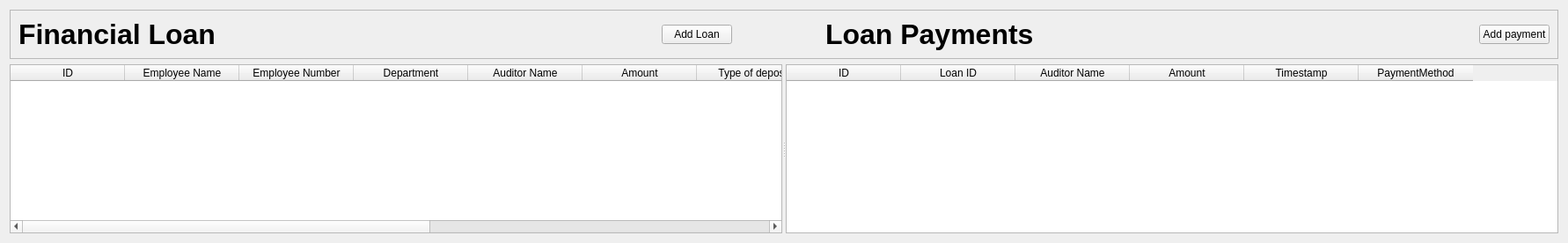
      <widget class="QWidget" name="Financial_Tab_2">
       <attribute name="title">
        <string>Financial</string>
       </attribute>
       <layout class="QGridLayout" name="gridLayout_10">
        <item row="0" column="0">
         <widget class="QFrame" name="frame_11">
          <property name="sizePolicy">
           <sizepolicy hsizetype="Preferred" vsizetype="Fixed">
            <horstretch>0</horstretch>
            <verstretch>0</verstretch>
           </sizepolicy>
          </property>
          <property name="frameShape">
           <enum>QFrame::StyledPanel</enum>
          </property>
          <property name="frameShadow">
           <enum>QFrame::Raised</enum>
          </property>
          <layout class="QHBoxLayout" name="horizontalLayout_9">
           <item>
            <widget class="QLabel" name="FinancialLoans_TitleOf_Table_7">
             <property name="sizePolicy">
              <sizepolicy hsizetype="Preferred" vsizetype="Fixed">
               <horstretch>0</horstretch>
               <verstretch>0</verstretch>
              </sizepolicy>
             </property>
             <property name="font">
              <font>
               <pointsize>24</pointsize>
               <weight>75</weight>
               <bold>true</bold>
              </font>
             </property>
             <property name="text">
              <string>Financial Loan</string>
             </property>
            </widget>
           </item>
           <item>
            <spacer name="horizontalSpacer_73">
             <property name="orientation">
              <enum>Qt::Horizontal</enum>
             </property>
             <property name="sizeType">
              <enum>QSizePolicy::Expanding</enum>
             </property>
             <property name="sizeHint" stdset="0">
              <size>
               <width>500</width>
               <height>10</height>
              </size>
             </property>
            </spacer>
           </item>
           <item>
            <widget class="QPushButton" name="Add_FinanciaLoan_Button_6">
             <property name="text">
              <string>Add Loan</string>
             </property>
            </widget>
           </item>
           <item>
            <spacer name="horizontalSpacer_58">
             <property name="orientation">
              <enum>Qt::Horizontal</enum>
             </property>
             <property name="sizeType">
              <enum>QSizePolicy::Fixed</enum>
             </property>
             <property name="sizeHint" stdset="0">
              <size>
               <width>100</width>
               <height>20</height>
              </size>
             </property>
            </spacer>
           </item>
           <item>
            <widget class="QLabel" name="LoanPayments_TitleOf_Table_8">
             <property name="sizePolicy">
              <sizepolicy hsizetype="Fixed" vsizetype="Fixed">
               <horstretch>0</horstretch>
               <verstretch>0</verstretch>
              </sizepolicy>
             </property>
             <property name="font">
              <font>
               <pointsize>24</pointsize>
               <weight>75</weight>
               <bold>true</bold>
              </font>
             </property>
             <property name="text">
              <string>Loan Payments</string>
             </property>
            </widget>
           </item>
           <item>
            <spacer name="horizontalSpacer_74">
             <property name="orientation">
              <enum>Qt::Horizontal</enum>
             </property>
             <property name="sizeType">
              <enum>QSizePolicy::Expanding</enum>
             </property>
             <property name="sizeHint" stdset="0">
              <size>
               <width>500</width>
               <height>10</height>
              </size>
             </property>
            </spacer>
           </item>
           <item>
            <widget class="QPushButton" name="Add_Payment_Button_5">
             <property name="text">
              <string>Add payment</string>
             </property>
            </widget>
           </item>
           <item>
            <spacer name="horizontalSpacer_75">
             <property name="orientation">
              <enum>Qt::Horizontal</enum>
             </property>
             <property name="sizeType">
              <enum>QSizePolicy::Preferred</enum>
             </property>
             <property name="sizeHint" stdset="0">
              <size>
               <width>0</width>
               <height>0</height>
              </size>
             </property>
            </spacer>
           </item>
          </layout>
         </widget>
        </item>
        <item row="1" column="0">
         <widget class="QSplitter" name="splitter">
          <property name="orientation">
           <enum>Qt::Horizontal</enum>
          </property>
          <widget class="QTableWidget" name="FinancialLoans_Table_4">
           <property name="autoFillBackground">
            <bool>true</bool>
           </property>
           <property name="alternatingRowColors">
            <bool>false</bool>
           </property>
           <attribute name="horizontalHeaderDefaultSectionSize">
            <number>130</number>
           </attribute>
           <attribute name="horizontalHeaderStretchLastSection">
            <bool>false</bool>
           </attribute>
           <attribute name="verticalHeaderMinimumSectionSize">
            <number>10</number>
           </attribute>
           <attribute name="verticalHeaderDefaultSectionSize">
            <number>17</number>
           </attribute>
           <attribute name="verticalHeaderHighlightSections">
            <bool>true</bool>
           </attribute>
           <attribute name="verticalHeaderStretchLastSection">
            <bool>false</bool>
           </attribute>
           <column>
            <property name="text">
             <string>ID</string>
            </property>
           </column>
           <column>
            <property name="text">
             <string>Employee Name</string>
            </property>
           </column>
           <column>
            <property name="text">
             <string>Employee Number</string>
            </property>
           </column>
           <column>
            <property name="text">
             <string>Department</string>
            </property>
           </column>
           <column>
            <property name="text">
             <string>Auditor Name</string>
            </property>
           </column>
           <column>
            <property name="text">
             <string>Amount</string>
            </property>
           </column>
           <column>
            <property name="text">
             <string>Type of deposit</string>
            </property>
           </column>
           <column>
            <property name="text">
             <string>Loan type</string>
            </property>
           </column>
           <column>
            <property name="text">
             <string>Paid in full</string>
            </property>
           </column>
           <column>
            <property name="text">
             <string>Allocation date</string>
            </property>
           </column>
           <column>
            <property name="text">
             <string>Suggested ReturnDate</string>
            </property>
           </column>
          </widget>
          <widget class="QTableWidget" name="LoanPayments_Table_5">
           <property name="alternatingRowColors">
            <bool>true</bool>
           </property>
           <attribute name="horizontalHeaderDefaultSectionSize">
            <number>130</number>
           </attribute>
           <attribute name="verticalHeaderDefaultSectionSize">
            <number>21</number>
           </attribute>
           <column>
            <property name="text">
             <string>ID</string>
            </property>
           </column>
           <column>
            <property name="text">
             <string>Loan ID</string>
            </property>
           </column>
           <column>
            <property name="text">
             <string>Auditor Name</string>
            </property>
           </column>
           <column>
            <property name="text">
             <string>Amount</string>
            </property>
           </column>
           <column>
            <property name="text">
             <string>Timestamp</string>
            </property>
           </column>
           <column>
            <property name="text">
             <string>PaymentMethod</string>
            </property>
           </column>
          </widget>
         </widget>
        </item>
       </layout>
      </widget>
